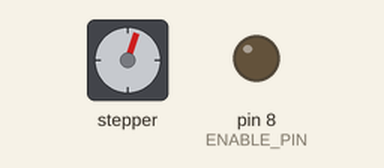
Recording of a sketch running on a simulated Arduino Uno, built with avr-gcc and run on an emulated ATmega328P. Shown: stepper motor, output pins drawn as LEDs (lit = HIGH). Stepper angles assume 200 steps per turn; what the sketch prints to the serial monitor is not drawn.

Above: at 0.1 s.
At 35.57 s:
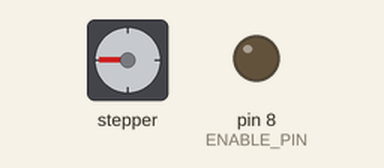
At 36.7 s:
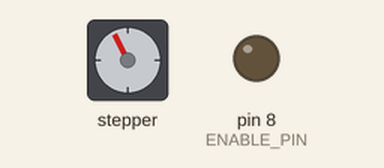
Timing chart, 0 to 40.0 s (numbered marks = the images above):
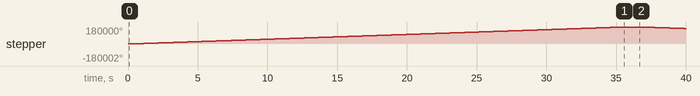

The sketch:

ascenseur.ino
```cpp
 #include <AccelStepper.h>


  // Configuration des broches pour le moteur X
  #define STEP_PIN 2  // Broche STEP du moteur X
  #define DIR_PIN 5   // Broche DIR du moteur X
  #define ENABLE_PIN 8  // Broche ENABLE du moteur

  // Créer une instance de la classe AccelStepper
  AccelStepper stepper(AccelStepper::DRIVER, STEP_PIN, DIR_PIN);

  void setup() {
    pinMode(ENABLE_PIN, OUTPUT);
    digitalWrite(ENABLE_PIN, LOW);
    // Configurer la vitesse et l'accélération
    stepper.setMaxSpeed(1000000);   // Vitesse maximale (steps par seconde)
    stepper.setAcceleration(50000); // Accélération (steps par seconde^2)

    // Initialisation du mouvement
    Serial.begin(9600);
    Serial.println("Moteur prêt");
  }

  void loop() {
    // Déplacer vers une position spécifique
    stepper.moveTo(100000);  // Aller à 1000 pas
    stepper.runToPosition(); // Attendre d'arriver à la position

    delay(1000); // Pause d'une seconde

    stepper.moveTo(-100000);  // Retour à la position d'origine
    stepper.runToPosition();

    delay(1000); // Pause d'une seconde
  }
```

Measured:
- by itself, stepper: turns 180000° clockwise in 35.6 s, then 16613° counter-clockwise in 3.3 s
